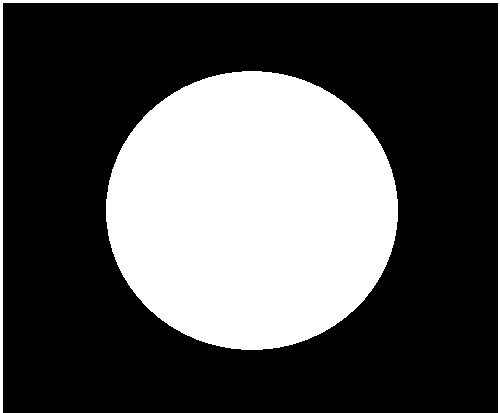
#> input picture assignment3/circle.jpg, 500 x 413 px
$ python and.py
#> lines starting #> are read from the running program, lines starting #| are printed output that depends on the picture
import cv2
import numpy as np

img1 = cv2.imread("circle.jpg")
#> img1 is the input picture: shape (413, 500, 3); min 0, max 255, mean 83.3
img2 = cv2.imread("rectangle.jpg")
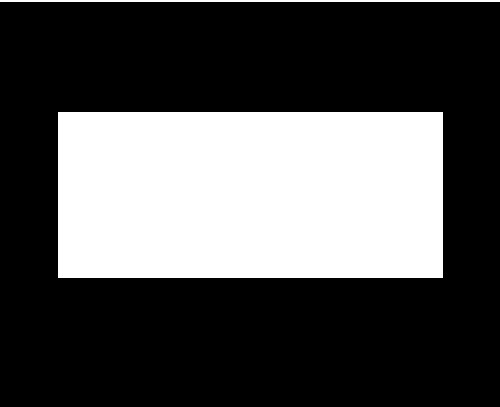
#> input picture assignment3/rectangle.jpg, 500 x 407 px
#> img2 is the input picture: shape (407, 500, 3); min 0, max 255, mean 81.3

print(img1.shape)
#| (413, 500, 3)
print(img2.shape)
#| (407, 500, 3)

dim = (500,400)

res_img1 = cv2.resize(img1, dim, interpolation = cv2.INTER_AREA)
res_img2 = cv2.resize(img2, dim, interpolation = cv2.INTER_AREA)

print(res_img1.shape)
#| (400, 500, 3)
print(res_img2.shape)
#| (400, 500, 3)

img3 = cv2.bitwise_and(res_img1,res_img2)
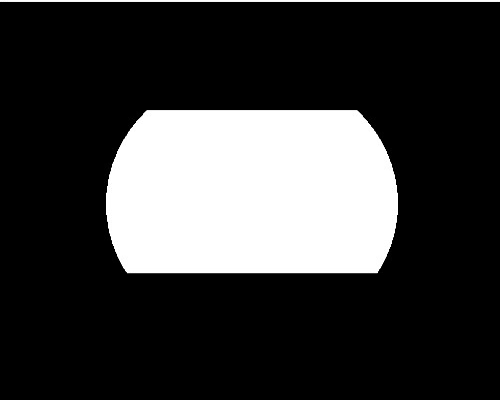
#> img3: shape (400, 500, 3); min 0, max 255, mean 57.7

cv2.imshow('new',img3)
cv2.waitKey()
cv2.destroyAllWindows()
